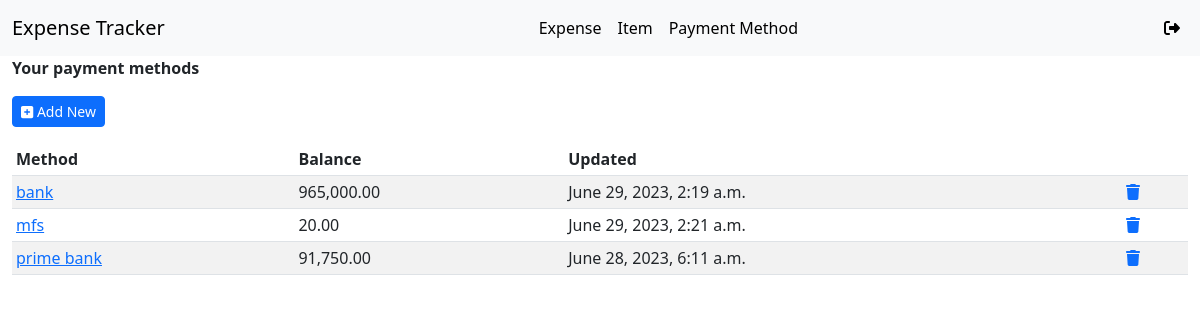
The app's page /expense-methods/ (signed in), older data.
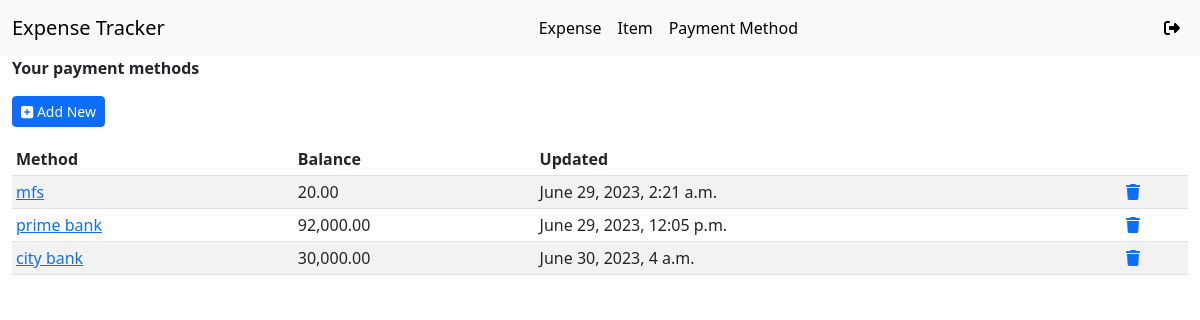
The same page, newer data.
### app/models.py (models this page shows, shortened)
class ExpenseMethod(models.Model):
    name = models.CharField(max_length=20, unique=True)
    balance = models.DecimalField(max_digits=10, decimal_places=2)
    user = models.ForeignKey(User, on_delete=models.CASCADE)
    entry_date = models.DateTimeField(auto_now_add=True, null=True, blank=True)
    last_update_date = models.DateTimeField(auto_now=True, null=True, blank=True)

### app/views.py (the view)
# urls.py: path('expense-methods/', ExpenseMethodListView.as_view(), name='expense-method-list'),
class ExpenseMethodListView(LoginRequiredMixin, ListView):
    model = ExpenseMethod
    template_name = 'expense_method_list.html'
    context_object_name = 'expense_methods'
    def get_queryset(self):
        return super().get_queryset().filter(user=self.request.user)

### app/templates/expense_method_list.html
{% extends 'base.html' %}
{% load humanize %}
{% block content %}
<div class="col-md-12 col-sm-12 mx-auto">
    <div class="table-responsive">
        <p><b>Your payment methods</b></p>
        <p>
            <a href="{% url 'expense-method-create' %}" class="btn btn-sm btn-primary"> <i class="fa fa-square-plus"></i> Add New</a>
        </p>
        <table class="table table-sm table-striped">
            <thead>
            <tr>
                <th>Method</th>
                <th>Balance</th>
                <th>Updated</th>
                <th></th>
            </tr>
            </thead>
            <tbody>
            {% for expense_method in expense_methods %}
            <tr>
                <td>
                    <a href="{% url 'expense-method-update' pk=expense_method.id %}">{{ expense_method.name }}</a>
                </td>
                <td>{{ expense_method.balance | intcomma }}</td>
                <td>{{ expense_method.last_update_date }}</td>
                <td>
                    <a href="{% url 'expense-method-delete' pk=expense_method.id %}">
                        <i class="fas fa-trash"></i>
                    </a>
                </td>
            </tr>
            {% empty %}
            <tr>
                <td colspan="12">No payment methods found.</td>
            </tr>
            {% endfor %}
            </tbody>
        </table>
    </div>
</div>
{% endblock %}

### app/templates/base.html (shortened to what this page needs)
<!DOCTYPE html>
{% load static %}
<html>
<head>
    <link href="https://cdn.jsdelivr.net/npm/bootstrap@5.3.0/dist/css/bootstrap.min.css" rel="stylesheet"
>
    <link rel="stylesheet" href="https://cdnjs.cloudflare.com/ajax/libs/font-awesome/6.4.0/css/all.min.css"
/>
</head>
<body>
<nav class="navbar navbar-expand-lg bg-body-tertiary">
    <div class="container-fluid">
        <a class="navbar-brand" href="{% url 'expense-list' %}">Expense Tracker</a>
        <div class="collapse navbar-collapse" id="navbarSupportedContent">
            <ul class="navbar-nav mx-auto mb-2 mb-lg-0">
                {% if user.is_authenticated %}
                <li class="nav-item">
                    <a class="nav-link active" href="{% url 'expense-list' %}">Expense</a>
                </li>
                <li class="nav-item">
                    <a class="nav-link active" href="{% url 'item-create' %}">Item</a>
                </li>
                <li class="nav-item">
                    <a class="nav-link active" href="{% url 'expense-method-list' %}">Payment Method</a>
                </li>
                {% endif %}
            </ul>
            <ul class="navbar-nav ml-auto mb-2 mb-lg-0">
                {% if user.is_authenticated %}
                <li class="nav-item">
                    <a class="nav-link active" href="{% url 'logout' %}" data-toggle="tooltip" data-placement="bottom"
                       title="Logout">
                        <i class="fas fa-sign-out-alt"></i>
                    </a>
                </li>
                {% endif %}
            </ul>
        </div>
    </div>
</nav>
<main>
    <div class="container-fluid">
        {% block content %}
        {% endblock %}
    </div>
</main>
</body>
</html>

Row changes from the older to the newer data that the page shows:
removed ExpenseMethod: name "bank", balance "965,000.00", last_update_date "June 29, 2023, 2:19 a.m."
changed ExpenseMethod "prime bank": balance "91,750.00" → "92,000.00"; last_update_date "June 28, 2023, 6:11 a.m." → "June 29, 2023, 12:05 p.m."
added ExpenseMethod: name "city bank", balance "30,000.00", last_update_date "June 30, 2023, 4 a.m."
